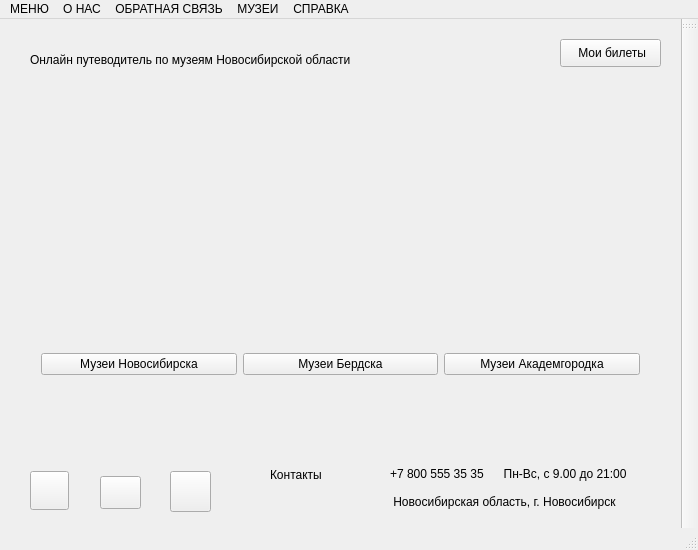
<?xml version="1.0" encoding="UTF-8"?>
<ui version="4.0">
 <class>MainWindow</class>
 <widget class="QMainWindow" name="MainWindow">
  <property name="geometry">
   <rect>
    <x>0</x>
    <y>0</y>
    <width>698</width>
    <height>550</height>
   </rect>
  </property>
  <property name="windowTitle">
   <string>Путеводитель по музеям</string>
  </property>
  <property name="windowIcon">
   <iconset>
    <normaloff>../free-icon-palette-227035.png</normaloff>../free-icon-palette-227035.png</iconset>
  </property>
  <widget class="QWidget" name="centralWidget">
   <widget class="QLabel" name="NameShop">
    <property name="geometry">
     <rect>
      <x>30</x>
      <y>20</y>
      <width>521</width>
      <height>41</height>
     </rect>
    </property>
    <property name="text">
     <string>Онлайн путеводитель по музеям Новосибирской области</string>
    </property>
   </widget>
   <widget class="QPushButton" name="cartButton">
    <property name="geometry">
     <rect>
      <x>560</x>
      <y>20</y>
      <width>101</width>
      <height>28</height>
     </rect>
    </property>
    <property name="text">
     <string> Мои билеты</string>
    </property>
   </widget>
   <widget class="QLabel" name="back">
    <property name="geometry">
     <rect>
      <x>-10</x>
      <y>80</y>
      <width>711</width>
      <height>341</height>
     </rect>
    </property>
    <property name="text">
     <string/>
    </property>
   </widget>
   <widget class="QPushButton" name="vkButton">
    <property name="geometry">
     <rect>
      <x>30</x>
      <y>452</y>
      <width>39</width>
      <height>39</height>
     </rect>
    </property>
    <property name="text">
     <string/>
    </property>
   </widget>
   <widget class="QPushButton" name="ytButton">
    <property name="geometry">
     <rect>
      <x>100</x>
      <y>457</y>
      <width>41</width>
      <height>33</height>
     </rect>
    </property>
    <property name="text">
     <string/>
    </property>
   </widget>
   <widget class="QPushButton" name="tgButton">
    <property name="geometry">
     <rect>
      <x>170</x>
      <y>452</y>
      <width>41</width>
      <height>41</height>
     </rect>
    </property>
    <property name="text">
     <string/>
    </property>
   </widget>
   <widget class="QLabel" name="contakt">
    <property name="geometry">
     <rect>
      <x>270</x>
      <y>430</y>
      <width>111</width>
      <height>51</height>
     </rect>
    </property>
    <property name="text">
     <string>Контакты</string>
    </property>
   </widget>
   <widget class="QLabel" name="contakt2">
    <property name="geometry">
     <rect>
      <x>390</x>
      <y>438</y>
      <width>301</width>
      <height>61</height>
     </rect>
    </property>
    <property name="text">
     <string>+7 800 555 35 35      Пн-Вс, с 9.00 до 21:00

 Новосибирская область, г. Новосибирск</string>
    </property>
   </widget>
   <widget class="QWidget" name="verticalLayoutWidget">
    <property name="geometry">
     <rect>
      <x>30</x>
      <y>90</y>
      <width>621</width>
      <height>221</height>
     </rect>
    </property>
    <layout class="QVBoxLayout" name="verticalLayout"/>
   </widget>
   <widget class="QWidget" name="horizontalLayoutWidget">
    <property name="geometry">
     <rect>
      <x>30</x>
      <y>310</y>
      <width>621</width>
      <height>71</height>
     </rect>
    </property>
    <layout class="QHBoxLayout" name="horizontalLayout">
     <item>
      <widget class="QPushButton" name="printerButton">
       <property name="text">
        <string>Музеи Новосибирска</string>
       </property>
      </widget>
     </item>
     <item>
      <widget class="QPushButton" name="cartridgeButton">
       <property name="mouseTracking">
        <bool>false</bool>
       </property>
       <property name="text">
        <string>Музеи Бердска</string>
       </property>
       <property name="autoRepeat">
        <bool>false</bool>
       </property>
      </widget>
     </item>
     <item>
      <widget class="QPushButton" name="inkButton">
       <property name="text">
        <string>Музеи Академгородка</string>
       </property>
      </widget>
     </item>
    </layout>
   </widget>
   <zorder>back</zorder>
   <zorder>NameShop</zorder>
   <zorder>cartButton</zorder>
   <zorder>vkButton</zorder>
   <zorder>ytButton</zorder>
   <zorder>tgButton</zorder>
   <zorder>contakt</zorder>
   <zorder>contakt2</zorder>
   <zorder>verticalLayoutWidget</zorder>
   <zorder>horizontalLayoutWidget</zorder>
  </widget>
  <widget class="QMenuBar" name="menuBar">
   <property name="geometry">
    <rect>
     <x>0</x>
     <y>0</y>
     <width>698</width>
     <height>21</height>
    </rect>
   </property>
   <property name="sizePolicy">
    <sizepolicy hsizetype="Maximum" vsizetype="Minimum">
     <horstretch>0</horstretch>
     <verstretch>0</verstretch>
    </sizepolicy>
   </property>
   <property name="defaultUp">
    <bool>false</bool>
   </property>
   <widget class="QMenu" name="menu">
    <property name="geometry">
     <rect>
      <x>1300</x>
      <y>125</y>
      <width>183</width>
      <height>94</height>
     </rect>
    </property>
    <property name="sizePolicy">
     <sizepolicy hsizetype="Maximum" vsizetype="Maximum">
      <horstretch>0</horstretch>
      <verstretch>0</verstretch>
     </sizepolicy>
    </property>
    <property name="title">
     <string>МЕНЮ</string>
    </property>
    <addaction name="action_2"/>
    <addaction name="action_3"/>
   </widget>
   <widget class="QMenu" name="menu_2">
    <property name="geometry">
     <rect>
      <x>420</x>
      <y>116</y>
      <width>183</width>
      <height>50</height>
     </rect>
    </property>
    <property name="sizePolicy">
     <sizepolicy hsizetype="Maximum" vsizetype="Maximum">
      <horstretch>0</horstretch>
      <verstretch>0</verstretch>
     </sizepolicy>
    </property>
    <property name="title">
     <string>О НАС</string>
    </property>
   </widget>
   <widget class="QMenu" name="menu_3">
    <property name="sizePolicy">
     <sizepolicy hsizetype="Maximum" vsizetype="Maximum">
      <horstretch>0</horstretch>
      <verstretch>0</verstretch>
     </sizepolicy>
    </property>
    <property name="title">
     <string>ОБРАТНАЯ СВЯЗЬ</string>
    </property>
   </widget>
   <widget class="QMenu" name="menu_4">
    <property name="sizePolicy">
     <sizepolicy hsizetype="Maximum" vsizetype="Maximum">
      <horstretch>0</horstretch>
      <verstretch>0</verstretch>
     </sizepolicy>
    </property>
    <property name="title">
     <string>МУЗЕИ</string>
    </property>
   </widget>
   <widget class="QMenu" name="menu_5">
    <property name="title">
     <string>СПРАВКА</string>
    </property>
   </widget>
   <addaction name="menu"/>
   <addaction name="menu_2"/>
   <addaction name="menu_3"/>
   <addaction name="menu_4"/>
   <addaction name="menu_5"/>
  </widget>
  <widget class="QToolBar" name="mainToolBar">
   <attribute name="toolBarArea">
    <enum>RightToolBarArea</enum>
   </attribute>
   <attribute name="toolBarBreak">
    <bool>false</bool>
   </attribute>
  </widget>
  <widget class="QStatusBar" name="statusBar"/>
  <action name="action">
   <property name="text">
    <string>Добавить товар</string>
   </property>
  </action>
  <action name="action_2">
   <property name="text">
    <string>Редактировать товары</string>
   </property>
  </action>
  <action name="action_3">
   <property name="text">
    <string>Выход</string>
   </property>
  </action>
 </widget>
 <layoutdefault spacing="6" margin="11"/>
 <resources/>
 <connections>
  <connection>
   <sender>action_3</sender>
   <signal>triggered()</signal>
   <receiver>MainWindow</receiver>
   <slot>close()</slot>
   <hints>
    <hint type="sourcelabel">
     <x>-1</x>
     <y>-1</y>
    </hint>
    <hint type="destinationlabel">
     <x>348</x>
     <y>266</y>
    </hint>
   </hints>
  </connection>
 </connections>
</ui>
